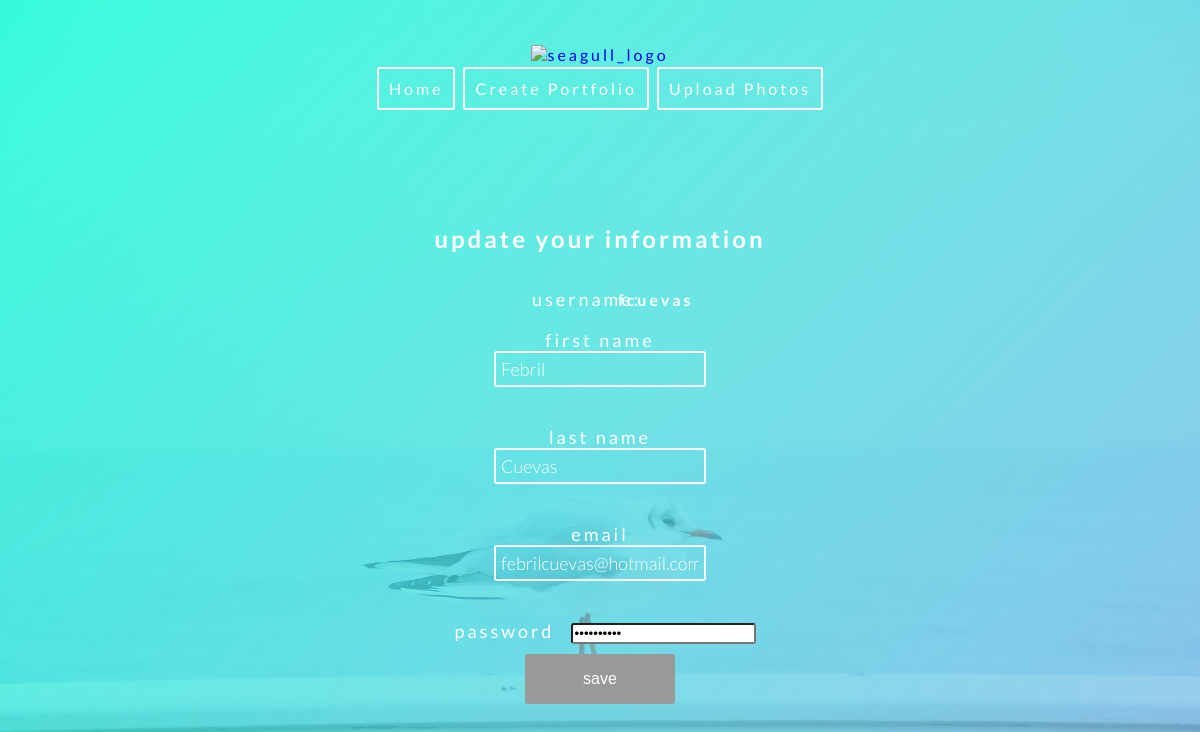
The page /user_edit/reg_edit.php?id=3 on the database its author committed.
### tables this page shows
CREATE TABLE IF NOT EXISTS `user` (
  `id` int(11) NOT NULL AUTO_INCREMENT,
  `username` varchar(16) NOT NULL,
  `firstname` varchar(32) NOT NULL,
  `lastname` varchar(32) NOT NULL,
  `email` varchar(32) NOT NULL,
  `password` varchar(32) NOT NULL,
  `portfolio` int(11) DEFAULT NULL,
  PRIMARY KEY (`id`),
  KEY `portfolio` (`portfolio`)
);

### user_edit/reg_edit.php (the view, shortened to what this page needs)
<!doctype html>
<html>
<head>
<link href="../style.css" rel="stylesheet" type="text/css">
</head>
<body>
	<?php include '../title_bar.php'; ?>
<div id="body">
<div id="container">
<div style="text-align:center;" id="content">
<h1>update your information</h1>
<br/>
<?php
include("../connect.php");
$uid = $_REQUEST['id'];
$SQLstring = "SELECT * FROM user WHERE id ='$uid'";
$QueryResult = @mysql_query($SQLstring, $DBConnect);
$Row = mysql_fetch_assoc($QueryResult);
$uname_edit = $Row['username'];
$firstname_edit = $Row['firstname'];
$lastname_edit = $Row['lastname'];
$email_edit = $Row['email'];
$password_edit = $Row['password'];
?>
<form id="reg_form" method="post">
<label style="display: inline-block; width: 80px">username: </label>
<b style="display: inline-block; width: 50px; margin-bottom:20px;"><?php echo $uname_edit; ?></b><br />
<label style="display: inline-block; width: 120px">first name </label>
<input style="margin-bottom: 20px;" type="text" name="firstname" value="<?php echo $firstname_edit; ?>" /><br />
<label style="display: inline-block; width: 120px">last name </label>
<input style="margin-bottom: 20px;" type="text" name="lastname" value="<?php echo $lastname_edit; ?>" /><br />
<label style="display: inline-block; width: 120px">email</label>
<input style="margin-bottom: 20px;" type="text" name="email"  value="<?php echo $email_edit; ?>" /><br />
<label style="display: inline-block; width: 120px">password</label>
<input type="password" name="password"  value="<?php echo $password_edit; ?>" /><br />
<input type="submit" name='save' value='save' />
</form>
	</div>
</div>
</div>
</body>
</html>

### style.css (style rules this page uses)
html { width: 100%; height: 100%; }
html b { color:rgba(255,255,255,1); }
body { font-family:Lato; margin: 0; padding: 0; background: -moz-linear-gradient(-45deg, rgba(0,255,208,0.75) 0%, rgba(125,185,232,0.75) 100%), url(/seagull/assets/images/introbg.jpg) no-repeat center center fixed; background: -webkit-gradient(linear, left top, right bottom, color-stop(0%,rgba(0,255,208,0.75)), color-stop(100%,rgba(125,185,232,0.75)),url(/seagull/assets/images/introbg.jpg) no-repeat center center fixed); background: -webkit-linear-gradient(-45deg, rgba(0,255,208,0.75) 0%,rgba(125,185,232,0.75) 100%), url(/seagull/assets/images/introbg.jpg) no-repeat center center fixed; background: -o-linear-gradient(-45deg, rgba(0,255,208,0.75) 0%,rgba(125,185,232,0.75) 100%), url(/seagull/assets/images/introbg.jpg) no-repeat center center fixed; background: -ms-linear-gradient(-45deg, rgba(0,255,208,0.75) 0%,rgba(125,185,232,0.75) 100%), url(/seagull/assets/images/introbg.jpg) no-repeat center center fixed; background: linear-gradient(135deg, rgba(0,255,208,0.75) 0%,rgba(125,185,232,0.75) 100%), url(/seagull/assets/images/introbg.jpg) no-repeat center center fixed; filter: progid:DXImageTransform.Microsoft.gradient( startColorstr='#bf00ffd0', endColorstr='#bf7db9e8',GradientType=1 ), url(/seagull/assets/images/introbg.jpg) no-repeat center center fixed; -webkit-background-size: cover; -moz-background-size: cover; -o-background-size: cover; background-size: cover; color:#FFF; letter-spacing:3px; height:auto; }
body h1 { font-size:24px; font-family: 'Lato', sans-serif; color:#FFFFFF; font-weight: 700; }
form { margin: 0 auto; }
form label { color:#fff; font-size: 18px; text-align: center; }
input { border-radius: 3px; }
input[type=text] { width:45%; -webkit-box-sizing: border-box; -moz-box-sizing: border-box; box-sizing: border-box; border: 2px solid #FFFFFF; border-radius: 3px; font-family: 'Lato', sans-serif; font-style: normal; font-weight: 300; font-size: 18px; color: #FFFFFF; background-color: transparent; display: block; margin: 0 auto; padding: 5px; }
#container { padding:10px; margin:6px; color:#333; }
#content { color:rgba(204,204,204,1); width: 100%; display: block; margin: 0 auto; }
#body { padding:10px; margin: 3vmin auto; width:90%; }
#reg_form { width: 45%; text-align: center; }
#reg_form input[type=submit] { color: #FFF; font-size: 16px; width: 150px; height: 50px; border: none; margin-top:10px; margin-bottom: 20px; padding: 0; background: #999; }

### rows shown on the page
user: username "fcuevas", firstname "Febril", lastname "Cuevas", email "febrilcuevas@hotmail.com"
